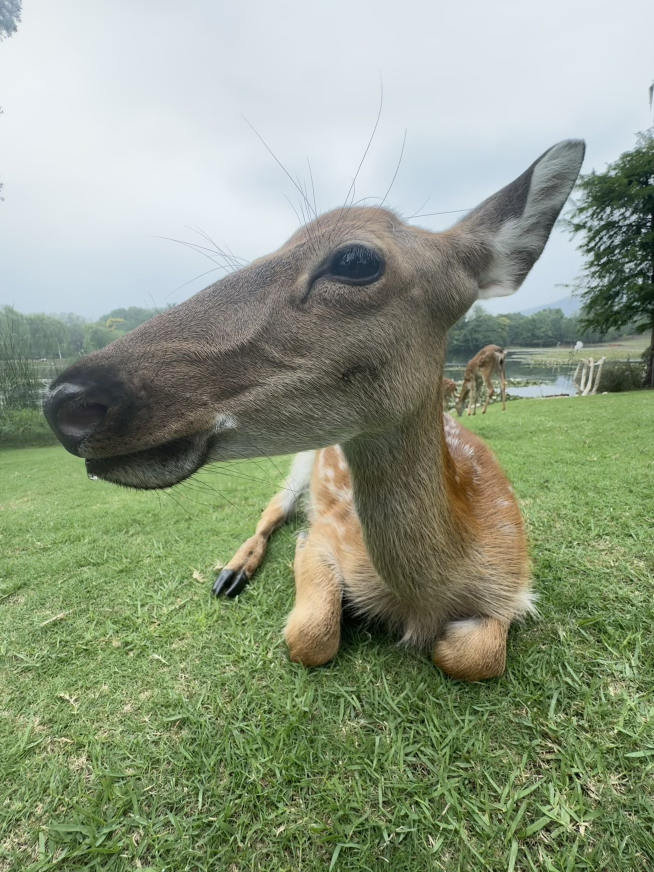
#> input picture test_images/H.jpg, 1308 x 1744 px (shown at 1/2 size); its folder holds only this picture in this run
$ python -i main.py   (imports and definitions only)
#> lines starting #> are read from the running program, lines starting #| are printed output that depends on the picture
#!/usr/bin/env python3
"""
图片水印工具 - 修复版
ImageWatermarker - Fixed Complete Version
修复文本显示不全和位置不一致问题
"""

import tkinter as tk
from tkinter import ttk, filedialog, messagebox, colorchooser, simpledialog
import tkinterdnd2 as tkdnd
import os
import json
from PIL import Image, ImageTk, ImageFont, ImageDraw
from datetime import datetime
from pathlib import Path
import threading

from core.image_processor import ImageProcessor
from core.watermark import WatermarkProcessor, WatermarkPosition
from core.config_manager import ConfigManager
from utils.image_utils import resize_for_display

class CompleteWatermarkApp:
    def __init__(self):
        self.root = tkdnd.Tk()
        self.root.title("ImageWatermarker - 完整功能版 (修复版)")
        self.root.geometry("1400x900")

        # 核心组件
        self.image_processor = ImageProcessor()
        self.watermark_processor = WatermarkProcessor()
        self.config_manager = ConfigManager()

        # 数据存储
        self.loaded_images = []
        self.current_image_index = 0
        self.image_refs = []  # 保存图像引用
        self.thumbnail_refs = {}  # 缩略图引用
        self.templates = {}  # 水印模板

        # 拖拽状态
        self.dragging_watermark = False
        self.drag_start_x = 0
        self.drag_start_y = 0
        self.watermark_position = None  # 手动位置，None表示使用预设位置

        # 创建界面
        self.create_widgets()
        self.setup_drag_drop()
        self.load_templates()
        self.load_last_settings()

    # [499 lines left out: functions create_widgets, create_scrollable_left_panel, create_control_panel, create_watermark_settings, create_preview_panel, create_menu and 18 more, not called in this run]

    def on_canvas_release(self, event):
        """画布释放事件"""
        self.dragging_watermark = False

    # 文件操作方法
    # [708 lines left out: functions import_images, import_folder, load_images_to_list, update_image_list, create_thumbnail, update_preview and 23 more, not called in this run]

# [2 lines not run here, left out]

>>> import cv2
>>> picture = cv2.imread('test_images/H.jpg', cv2.IMREAD_GRAYSCALE)
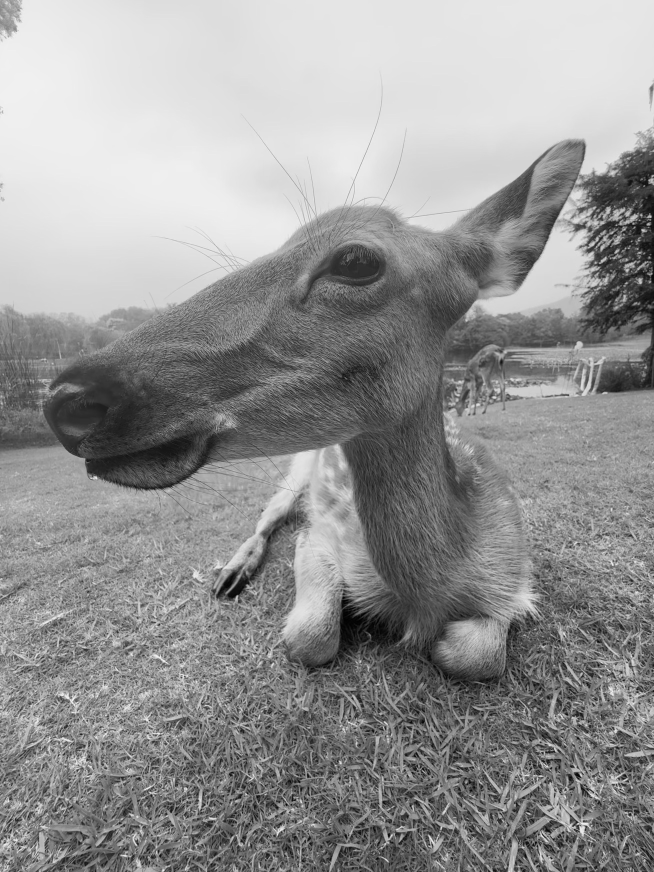
#> picture: shape (1744, 1308) (shown at 1/2 size); min 0, max 251, mean 148.4
#> (the run stopped early here; a loop or call above may not have finished)
